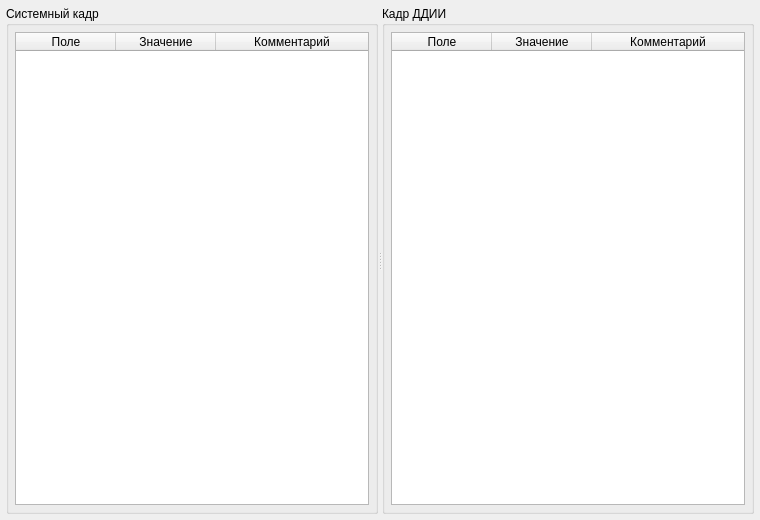
<?xml version="1.0" encoding="UTF-8"?>
<ui version="4.0">
 <class>TestTablesWidget</class>
 <widget class="QWidget" name="TestTablesWidget">
  <property name="geometry">
   <rect>
    <x>0</x>
    <y>0</y>
    <width>760</width>
    <height>520</height>
   </rect>
  </property>
  <property name="windowTitle">
   <string>Тесты</string>
  </property>
  <layout class="QVBoxLayout" name="verticalLayout">
   <property name="leftMargin">
    <number>6</number>
   </property>
   <property name="topMargin">
    <number>6</number>
   </property>
   <property name="rightMargin">
    <number>6</number>
   </property>
   <property name="bottomMargin">
    <number>6</number>
   </property>
   <item>
    <widget class="QSplitter" name="splitter_test_tables">
     <property name="orientation">
      <enum>Qt::Horizontal</enum>
     </property>
     <widget class="QGroupBox" name="groupBox_system_frame">
      <property name="title">
       <string>Системный кадр</string>
      </property>
      <layout class="QVBoxLayout" name="verticalLayout_system_frame">
       <property name="leftMargin">
        <number>6</number>
       </property>
       <property name="topMargin">
        <number>6</number>
       </property>
       <property name="rightMargin">
        <number>6</number>
       </property>
       <property name="bottomMargin">
        <number>6</number>
       </property>
       <item>
        <widget class="QTableWidget" name="tableWidget_system_frame">
         <property name="editTriggers">
          <set>QAbstractItemView::NoEditTriggers</set>
         </property>
         <property name="selectionBehavior">
          <enum>QAbstractItemView::SelectRows</enum>
         </property>
         <property name="rowCount">
          <number>0</number>
         </property>
         <property name="columnCount">
          <number>3</number>
         </property>
         <attribute name="horizontalHeaderStretchLastSection">
          <bool>true</bool>
         </attribute>
         <attribute name="verticalHeaderVisible">
          <bool>false</bool>
         </attribute>
         <column>
          <property name="text">
           <string>Поле</string>
          </property>
         </column>
         <column>
          <property name="text">
           <string>Значение</string>
          </property>
         </column>
         <column>
          <property name="text">
           <string>Комментарий</string>
          </property>
         </column>
        </widget>
       </item>
      </layout>
     </widget>
     <widget class="QGroupBox" name="groupBox_ddii_frame">
      <property name="title">
       <string>Кадр ДДИИ</string>
      </property>
      <layout class="QVBoxLayout" name="verticalLayout_ddii_frame">
       <property name="leftMargin">
        <number>6</number>
       </property>
       <property name="topMargin">
        <number>6</number>
       </property>
       <property name="rightMargin">
        <number>6</number>
       </property>
       <property name="bottomMargin">
        <number>6</number>
       </property>
       <item>
        <widget class="QTableWidget" name="tableWidget_ddii_frame">
         <property name="editTriggers">
          <set>QAbstractItemView::NoEditTriggers</set>
         </property>
         <property name="selectionBehavior">
          <enum>QAbstractItemView::SelectRows</enum>
         </property>
         <property name="rowCount">
          <number>0</number>
         </property>
         <property name="columnCount">
          <number>3</number>
         </property>
         <attribute name="horizontalHeaderStretchLastSection">
          <bool>true</bool>
         </attribute>
         <attribute name="verticalHeaderVisible">
          <bool>false</bool>
         </attribute>
         <column>
          <property name="text">
           <string>Поле</string>
          </property>
         </column>
         <column>
          <property name="text">
           <string>Значение</string>
          </property>
         </column>
         <column>
          <property name="text">
           <string>Комментарий</string>
          </property>
         </column>
        </widget>
       </item>
      </layout>
     </widget>
    </widget>
   </item>
  </layout>
 </widget>
 <resources/>
 <connections/>
</ui>
